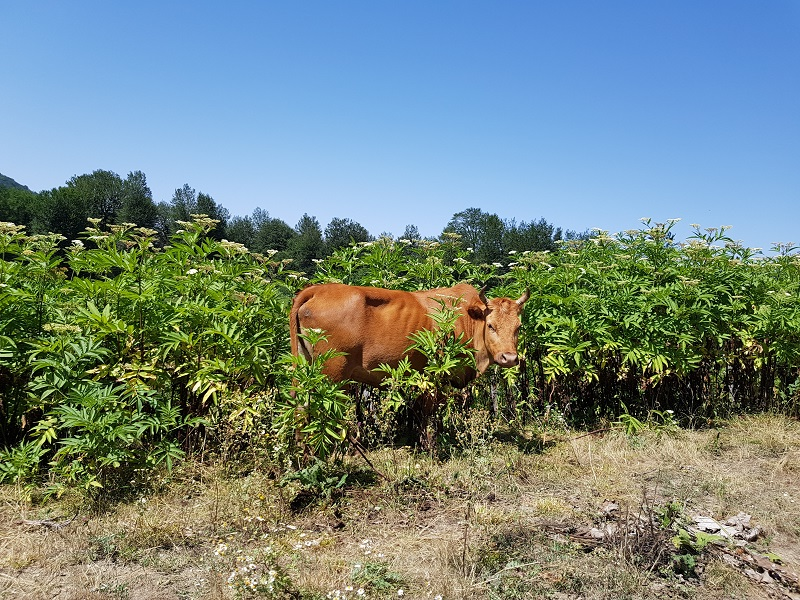
#> input picture images/input.jpg, 800 x 600 px
$ jupyter execute '07-Scaling, re-sizing and interpolations.ipynb'
#> lines starting #> are read from the running program, lines starting #| are printed output that depends on the picture
[](https://notebooks.azure.com/import/gh/Alireza-Akhavan/class.vision)

# <div style="direction:rtl;text-align:right;font-family:B Lotus, B Nazanin, Tahoma">تغییر اندازه (scaling و resizing) و درون‌یابی (interpolations)</div>

<div style="direction:rtl;text-align:right;font-family:Tahoma">
تغییر اندازه در openCV به سادگی و با تابع **resize** انجام می‌شود. آرگومانهای این تابع در زیر مشخص شده است:
</div>

cv2.resize(image, dsize(output image size), x scale, y scale, interpolation)

[cell 1]
import cv2
import numpy as np

# load our input image
image = cv2.imread('images/input.jpg')
#> image is the input picture: shape (600, 800, 3); mean B, G, R 128.9, 134.4, 116.5
cv2.imshow('Original Image', image)
cv2.waitKey()

# Let's make our image 3/4 of it's original size
image_scaled = cv2.resize(image, None, fx=0.75, fy=0.75)
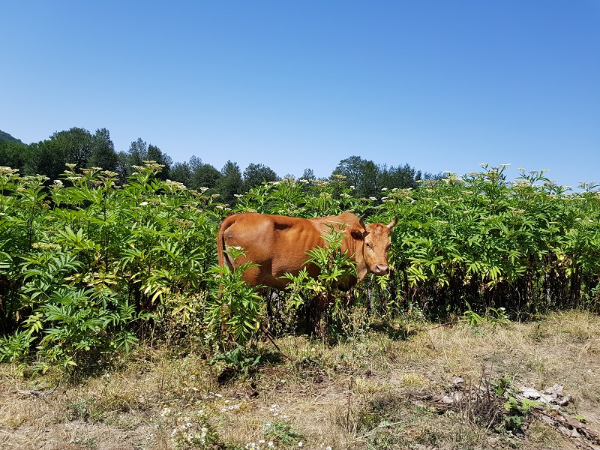
#> image_scaled: shape (450, 600, 3); mean B, G, R 128.9, 134.3, 116.4
cv2.imshow('Scaling - Linear Interpolation', image_scaled)
cv2.waitKey()

# Let's double the size of our image
img_scaled = cv2.resize(image, None, fx=2, fy=2, interpolation = cv2.INTER_CUBIC)
cv2.imshow('Scaling - Cubic Interpolation', img_scaled)
cv2.waitKey()

# Let's skew the re-sizing by setting exact dimensions
img_scaled = cv2.resize(image, (900, 400), interpolation = cv2.INTER_AREA)
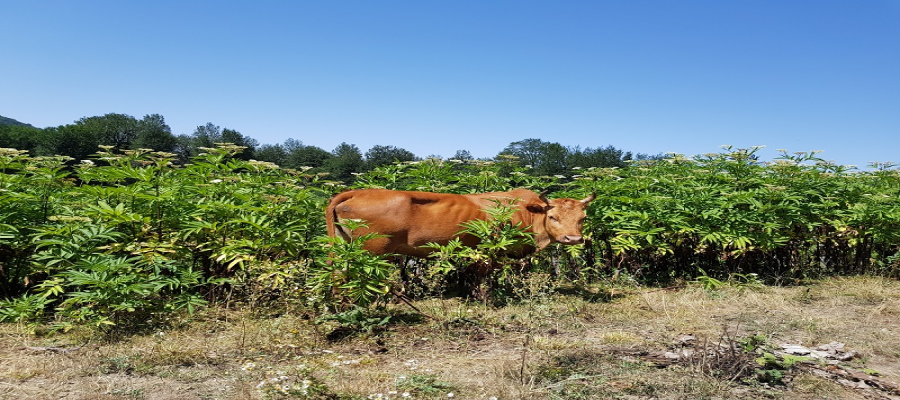
#> img_scaled: shape (400, 900, 3); mean B, G, R 128.8, 134.3, 116.3
cv2.imshow('Scaling - Skewed Size', img_scaled)
cv2.waitKey()

cv2.destroyAllWindows()

## <div style="direction:rtl;text-align:right;font-family:B Lotus, B Nazanin, Tahoma"> استفاده از ماتریس تبدیل</div>

[cell 2]
import cv2
import numpy as np

image = cv2.imread('images/input.jpg')

# Store height and width of the image
height, width = image.shape[:2]
#> height = 600; width = 800

#       | Sx 0 0 |
#  T  = | 0 Sy 0 |

# T is our translation matrix
T = np.float32([[0.5, 0, 0], [0, 0.5,0]])

# We use warpAffine to transform the image using the matrix, T
img_translation = cv2.warpAffine(image, T, (width, height))
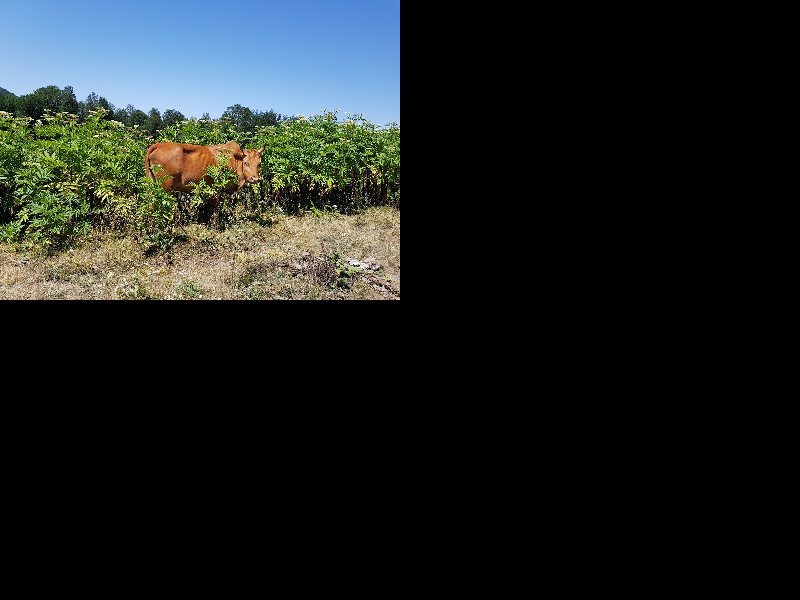
#> img_translation: shape (600, 800, 3); mean B, G, R 32.2, 33.6, 29.1
cv2.imshow('Translation', img_translation)
cv2.waitKey()
cv2.destroyAllWindows()
